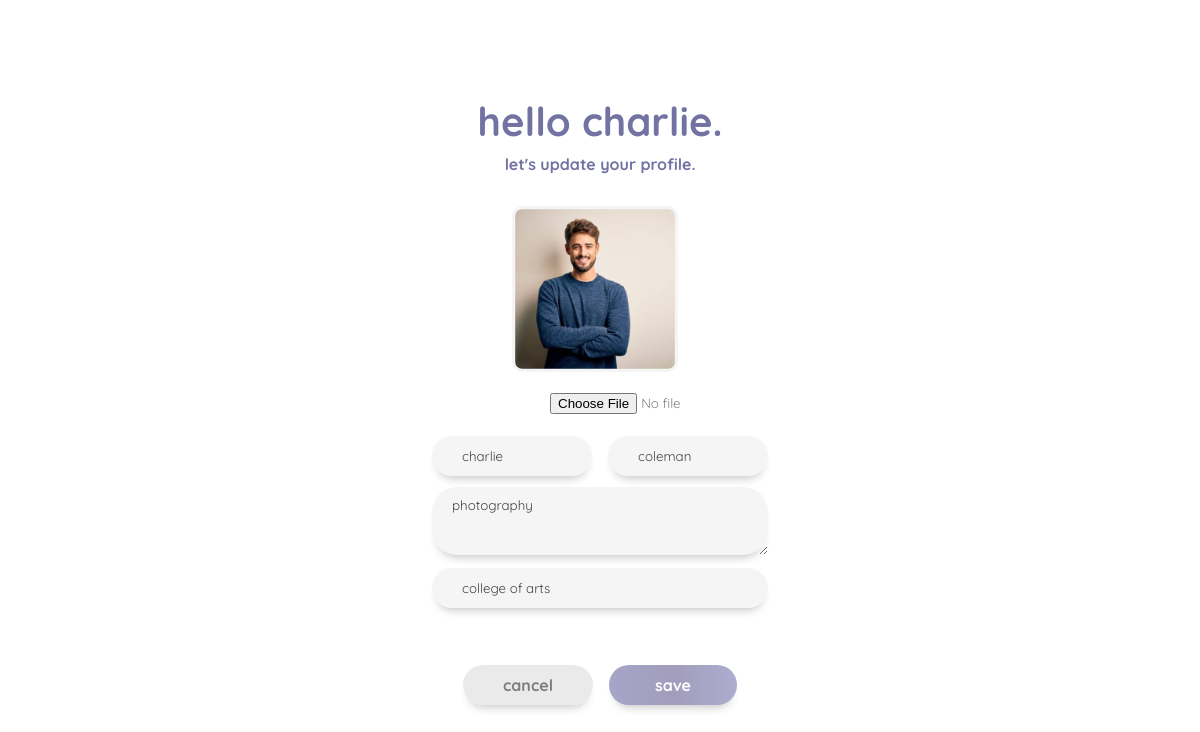
Screenshot of /settings (signed in) with the database file from the repository.
### vue_app/models.py (models this page shows, shortened)
class Profile(models.Model):
    user = models.ForeignKey(User, on_delete = models.CASCADE)
    id_user = models.IntegerField()
    bio = models.TextField(blank = True)
    profileimg = models.ImageField(upload_to='profile_images', default = 'paw-profile-default.jpg')
    location = models.CharField(max_length = 50, blank = True)
    firstname = models.CharField(max_length = 20, blank = True)
    lastname = models.CharField(max_length = 20, blank = True)

### vue_app/views.py (the view, shortened to what this page needs)
# urls.py: path('settings', vue_views.settings, name='settings'),
@login_required(login_url='login')
def settings(request):
    user_profile = Profile.objects.get(user = request.user)
    return render(request, 'settings.html', {'user_profile': user_profile})

### templates/settings.html (shortened to what this page needs)
{% load static %}
<html lang="en">
  <head>
    <link rel="stylesheet" href="{% static 'css/styles.css' %}">
    <link rel="stylesheet" href="{% static 'css/login.css' %}">
    <link rel="stylesheet" href="{% static 'css/register.css' %}">
    <link rel="stylesheet" href="{% static 'css/settings.css' %}">
    <link rel="stylesheet" href="{% static 'css/responsive.css' %}">
  </head>
  <body>
    <div id="app" class="main" v-cloak>
      <div class="">
          <div class="settings-header-name">hello {{user_profile.firstname}}.</div>
          <div class="settings-create">let's update your profile. </div>
      </div>
      <form class="settings-form settings-2-form" action="" method="POST" enctype="multipart/form-data">
          <div class="settings-password-format">
              <label class="profile" for="">
                  <img class="settings-profile-img" src="{{user_profile.profileimg.url}}" />
                    <input type="file" name="image" value=""/>
              </label>
            <div class="settings-line">
              <div class="settings-format">
                <input name="firstname" type="text" class="" placeholder="first name" value="{{user_profile.firstname}}"/>
                <input name="lastname" type="text" class="" placeholder="last name" value="{{user_profile.lastname}}"/>
              </div>
              <div class="settings-format-info">
                <textarea id="about" rows="3" name="bio" type="text" class="settings-bio" placeholder="about me">{{user_profile.bio}}</textarea>
                <input name="location"  type="text" class="college" placeholder="college" value="{{user_profile.location}}"/>
              </div>
            </div>
          </div>
            <a class="submit-settings cancel" href="/">cancel</a>
            <button type="submit" class="submit-settings" href="/">save</button>
        </form>
    </div>
  </body>
</html>

### static/css/styles.css (style rules this page uses)
html, body { margin: 0; padding: 0; }
a { text-decoration: none; color: rgb(114, 114, 163); }
.main { text-align: center; color: rgb(114, 114, 163); font-family: 'Quicksand', sans-serif; font-weight: bold; }
a { -moz-user-select: none; -webkit-user-select: none; -ms-user-select: none; user-select: none; cursor: pointer; transition: 0.3s; }

### static/css/register.css (style rules this page uses)
input { border: 1px solid #d3d5d8; background-color: rgb(245, 245, 245); border: 1rem; padding: 13px 30px; -webkit-border-radius: 1em; -moz-border-radius: 1em; border-radius: 500px; -moz-box-shadow: 0 8px 10px -6px rgb(193, 193, 193); box-shadow: 0 8px 10px -6px rgb(196, 196, 196); outline: none; margin: 0.5rem; }

### static/css/settings.css (style rules this page uses)
.settings-header-name { font-size: 2.5rem; font-weight: bolder; margin-top: 6rem; }
.settings-create { margin-top: 0.5rem; margin-bottom: 0rem; }
input { width: 10rem; height: 2.5rem; font-family: inherit; color: rgb(68, 68, 68); }
.settings-line { display: flex; flex-direction: column; }
.settings-format { display: flex; flex: 0; margin-bottom: 0.15rem; }
.settings-password-format { display: flex; flex-direction: column; padding: 3rem; align-items: center; }
.settings-profile-img { height: 10rem; width: 10rem; padding: 0.2rem; background-color: rgb(245, 245, 245); border-radius: 10px; image-rendering: -webkit-optimize-contrast; object-fit: cover; }
.settings-format-info { display: flex; flex-direction: column; margin-bottom: 0.4rem; }
.settings-format-info> input { width: 21rem; }
.profile { display: flex; flex-direction: column; }
.profile > input { border-radius: 1px; text-decoration: none; color: gray; background-color: rgb(255, 255, 255); box-shadow: none; padding-right: 3rem; }
.email, .settings-bio, .college { margin-bottom: 0.8rem; }
.college { margin-top: 0rem; }
textarea { background-color: rgb(245, 245, 245); color: rgb(68, 68, 68); border: 1rem; padding: 10px 20px; -webkit-border-radius: 1em; -moz-border-radius: 1em; border-radius: 25px; -moz-box-shadow: 0 8px 10px -6px rgb(193, 193, 193); box-shadow: 0 8px 10px -6px rgb(196, 196, 196); outline: none; font-family: inherit; width: 21rem; margin-left: 0.5rem; }
.settings-form { margin: 3rem; margin-top: -1rem; }
.settings-2-form > button { margin-top: -1.5rem; }
.settings-form > button { font-family: inherit; color: rgb(255, 255, 255); border: none; cursor:pointer; padding: 10px 24px; -webkit-border-radius: 1em; -moz-border-radius: 1em; border-radius: 500px; -moz-box-shadow: 0 8px 10px -6px rgb(193, 193, 193); box-shadow: 0 8px 10px -6px rgb(196, 196, 196); border-radius: 500px; font-size: medium; font-weight: bolder; background-image: linear-gradient(to right, #a5a5c8 0%, #a29dbb 51%, #adadd0 100%) }
.submit-settings { text-align: center; width: 8rem; }
.cancel { margin-right: 1rem; font-family: inherit; color: rgb(125, 125, 125); border: none; cursor:pointer; padding: 10px 2.5rem; -webkit-border-radius: 1em; -moz-border-radius: 1em; border-radius: 500px; -moz-box-shadow: 0 8px 10px -6px rgb(193, 193, 193); box-shadow: 0 8px 10px -6px rgb(196, 196, 196); border-radius: 500px; font-size: medium; font-weight: bolder; background-color: rgb(234, 234, 234); }

### rows the page displays
Profile: firstname "charlie", profileimg (picture), lastname "coleman", bio "photography", location "college of arts"
